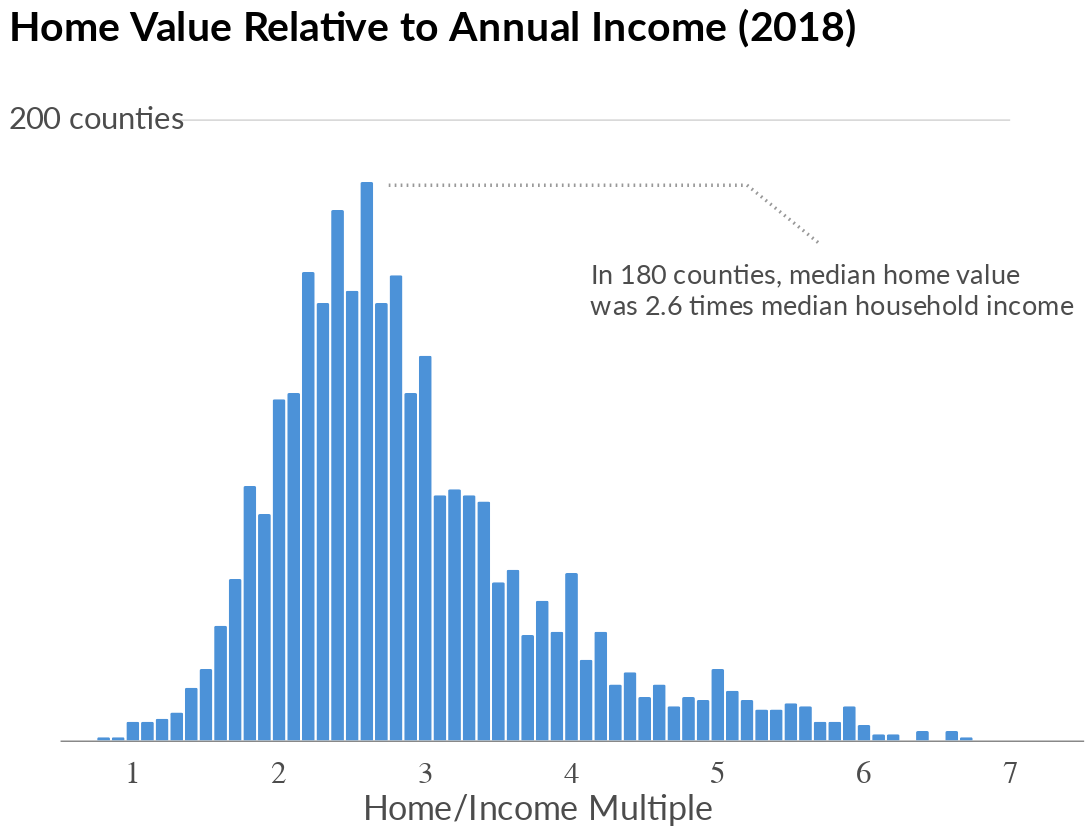

Notebook code for this chart:
### Code cell
plot

### Figure 1 — Vega-Lite specification as saved in the notebook (floating-point values rounded to 4 significant figures)
{"width": 600, "height": 400, "background": "white", "config": {"title": {"fontSize": 24, "anchor": "start", "font": "Lato", "offset": 5}, "axisX": {"grid": false, "labelFont": "Lato", "labelFontSize": 16, "labelAngle": 0, "labelPadding": 10, "ticks": false, "tickSize": 5, "title": null, "titleFont": "Lato", "titleFontSize": 16, "titleFontWeight": "normal", "titleY": 30, "titleX": 280}, "axisY": {"grid": true, "gridOpacity": 1, "labelFont": "Lato", "labelFontSize": 16, "labelLimit": 100, "labelAlign": "left", "labelPadding": 20, "ticks": false, "title": null, "titleFont": "Lato", "titleFontWeight": "normal", "titleFontSize": 16, "titleAlign": "left", "titleAngle": 0, "titleY": -20, "titleX": -20, "domainWidth": 0}, "view": {"strokeOpacity": 0}}, "layer": [{"data": {"name": "data-ec3454fb6db216182501d9275b1879c0"}, "mark": {"type": "bar", "color": "#4c92d8", "cornerRadiusTopLeft": 1, "cornerRadiusTopRight": 1, "size": 7.5}, "encoding": {"x": {"type": "quantitative", "axis": {"labelOpacity": 0, "titleFontSize": 20, "titleOpacity": 0.7, "titleY": 30, "values": [0, 1, 2, 3, 4, 5, 6, 7]}, "field": "Bins", "title": "Home/Income Multiple"}, "y": {"type": "quantitative", "axis": {"labelFontSize": 18, "labelOpacity": 0.7, "labelPadding": 30, "titleFontSize": 20, "titleOpacity": 0.7, "titleX": -30, "titleY": 0, "values": [40, 80, 120, 160]}, "field": "Counts", "scale": {"domain": [0, 210]}, "title": "Distribution of median values for all counties"}}, "title": "Home Value Relative to Annual Income (2018)"}, {"data": {"name": "data-b78414a57de1e59f8e473be677f7bf87"}, "mark": {"type": "text", "dx": 0, "dy": 20, "fontSize": 18, "opacity": 0.7}, "encoding": {"text": {"type": "quantitative", "field": "text"}, "x": {"type": "quantitative", "field": "x"}, "y": {"type": "quantitative", "axis": null, "field": "y"}}}, {"data": {"name": "data-88cd1263d0f13be8ef741dd4140577ba"}, "mark": {"type": "text", "dx": -21, "dy": 0, "font": "lato", "fontSize": 18, "opacity": 0.7}, "encoding": {"text": {"type": "nominal", "field": "text"}, "x": {"type": "quantitative", "field": "x"}, "y": {"type": "quantitative", "field": "y"}}}, {"data": {"name": "data-2b61999d7a532cc0079c46389e6e8362"}, "mark": {"type": "rule", "opacity": 0.15}, "encoding": {"x": {"type": "quantitative", "field": "x1"}, "x2": {"field": "x2"}, "y": {"type": "quantitative", "field": "y1"}}}, {"data": {"name": "data-7dfe5bab5a34acf9d4546959cbb17d8a"}, "mark": {"type": "rule", "color": "#999999", "size": 2, "strokeDash": [1, 2.5]}, "encoding": {"x": {"type": "quantitative", "field": "x1"}, "x2": {"field": "x2"}, "y": {"type": "quantitative", "field": "y1"}, "y2": {"field": "y2"}}}, {"data": {"name": "data-7dfe5bab5a34acf9d4546959cbb17d8a"}, "mark": {"type": "rule", "color": "#999999", "size": 2, "strokeDash": [1, 2.5]}, "encoding": {"x": {"type": "quantitative", "field": "x2"}, "x2": {"field": "x3"}, "y": {"type": "quantitative", "field": "y2"}, "y2": {"field": "y3"}}}, {"data": {"name": "data-7dfe5bab5a34acf9d4546959cbb17d8a"}, "mark": {"type": "text", "dx": 0, "dy": 0, "font": "lato", "fontSize": 16, "opacity": 0.7}, "encoding": {"text": {"type": "nominal", "field": "Text1"}, "x": {"type": "quantitative", "field": "x4"}, "y": {"type": "quantitative", "field": "y4"}}}, {"data": {"name": "data-7dfe5bab5a34acf9d4546959cbb17d8a"}, "mark": {"type": "text", "dx": 0, "dy": 0, "font": "lato", "fontSize": 16, "opacity": 0.7}, "encoding": {"text": {"type": "nominal", "field": "Text2"}, "x": {"type": "quantitative", "field": "x5"}, "y": {"type": "quantitative", "field": "y5"}}}], "$schema": "https://vega.github.io/schema/vega-lite/v4.0.0.json", "datasets": {"data-ec3454fb6db216182501d9275b1879c0": [{"Bins": 0.8, "Counts": 1}, {"Bins": 0.9, "Counts": 1}, {"Bins": 1.0, "Counts": 6}, {"Bins": 1.1, "Counts": 6}, {"Bins": 1.2, "Counts": 7}, {"Bins": 1.3, "Counts": 9}, {"Bins": 1.4, "Counts": 17}, {"Bins": 1.5, "Counts": 23}, {"Bins": 1.6, "Counts": 37}, {"Bins": 1.7, "Counts": 52}, {"Bins": 1.8, "Counts": 82}, {"Bins": 1.9, "Counts": 73}, {"Bins": 2.0, "Counts": 110}, {"Bins": 2.1, "Counts": 112}, {"Bins": 2.2, "Counts": 151}, {"Bins": 2.3, "Counts": 141}, {"Bins": 2.4, "Counts": 171}, {"Bins": 2.5, "Counts": 145}, {"Bins": 2.6, "Counts": 180}, {"Bins": 2.7, "Counts": 141}, {"Bins": 2.8, "Counts": 150}, {"Bins": 2.9, "Counts": 112}, {"Bins": 3.0, "Counts": 124}, {"Bins": 3.1, "Counts": 79}, {"Bins": 3.2, "Counts": 81}, {"Bins": 3.3, "Counts": 79}, {"Bins": 3.4, "Counts": 77}, {"Bins": 3.5, "Counts": 51}, {"Bins": 3.6, "Counts": 55}, {"Bins": 3.7, "Counts": 34}, {"Bins": 3.8, "Counts": 45}, {"Bins": 3.9, "Counts": 35}, {"Bins": 4.0, "Counts": 54}, {"Bins": 4.1, "Counts": 26}, {"Bins": 4.2, "Counts": 35}, {"Bins": 4.3, "Counts": 18}, {"Bins": 4.4, "Counts": 22}, {"Bins": 4.5, "Counts": 14}, {"Bins": 4.6, "Counts": 18}, {"Bins": 4.7, "Counts": 11}, {"Bins": 4.8, "Counts": 14}, {"Bins": 4.9, "Counts": 13}, {"Bins": 5.0, "Counts": 23}, {"Bins": 5.1, "Counts": 16}, {"Bins": 5.2, "Counts": 13}, {"Bins": 5.3, "Counts": 10}, {"Bins": 5.4, "Counts": 10}, {"Bins": 5.5, "Counts": 12}, {"Bins": 5.6, "Counts": 11}, {"Bins": 5.7, "Counts": 6}, {"Bins": 5.8, "Counts": 6}, {"Bins": 5.9, "Counts": 11}, {"Bins": 6.0, "Counts": 5}, {"Bins": 6.1, "Counts": 2}, {"Bins": 6.2, "Counts": 2}, {"Bins": 6.4, "Counts": 3}, {"Bins": 6.6, "Counts": 3}, {"Bins": 6.7, "Counts": 1}], "data-b78414a57de1e59f8e473be677f7bf87": [{"x": 1, "y": 0, "text": 1}, {"x": 2, "y": 0, "text": 2}, {"x": 3, "y": 0, "text": 3}, {"x": 4, "y": 0, "text": 4}, {"x": 5, "y": 0, "text": 5}, {"x": 6, "y": 0, "text": 6}, {"x": 7, "y": 0, "text": 7}], "data-88cd1263d0f13be8ef741dd4140577ba": [{"x": 1, "y": 200, "text": "200 counties"}], "data-2b61999d7a532cc0079c46389e6e8362": [{"x1": 1.32, "x2": 7, "y1": 200}], "data-7dfe5bab5a34acf9d4546959cbb17d8a": [{"x1": 2.75, "x2": 5.2, "x3": 5.7, "x4": 5.6, "x5": 5.78, "y1": 179, "y2": 179, "y3": 160, "y4": 150, "y5": 140, "Text1": "In 180 counties, median home value", "Text2": "was 2.6 times median household income"}]}}
